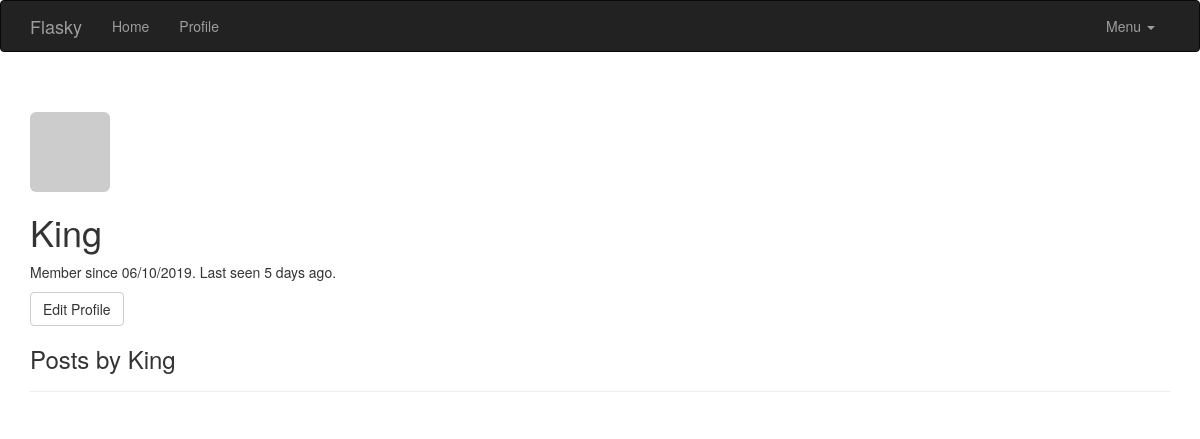
Before: /user/King (signed in) with the older database file.
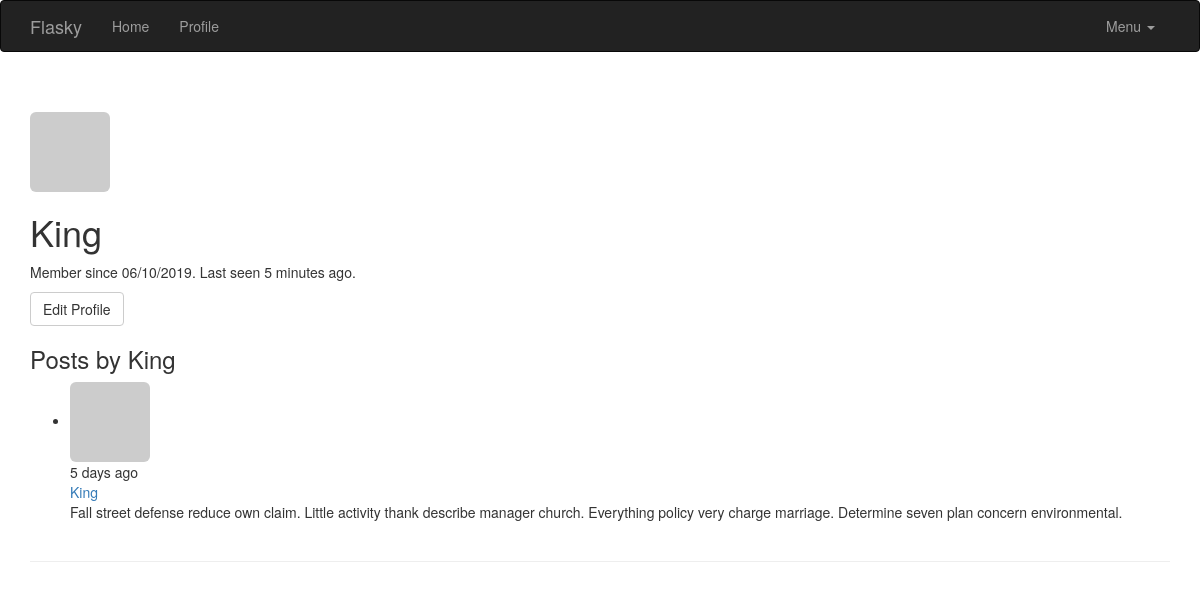
After: the same page with the newer database file.
### app/models.py (models this page shows, shortened)
class User(UserMixin,db.Model):
    __tablename__ = 'users'
    id = db.Column(db.Integer, primary_key=True)
    email = db.Column(db.String(64),unique=True,index=True)
    username = db.Column(db.String(64), unique=True, index=True)
    password_hash = db.Column(db.String(128))
    role_id = db.Column(db.Integer, db.ForeignKey('roles.id'))
    confirmed = db.Column(db.Boolean,default=False)
    posts = db.relationship('Post',backref='author',lazy='dynamic')
    name = db.Column(db.String(64))
    location = db.Column(db.String(64))
    about_me = db.Column(db.Text())
    member_since = db.Column(db.DateTime(),default=datetime.utcnow)
    last_seen = db.Column(db.DateTime(),default=datetime.utcnow)
    avatar_hash = db.Column(db.String(32))
    @property
    def password(self):
        raise AttributeError('password is not a readable attribute')
    @login_manager.user_loader
    def load_user(user_id):
        return User.query.get(int(user_id))
    def can(self,perm):
        return self.role is not None and self.role.has_permisson(perm)
    def is_administrator(self):
        return self.can(Permission.ADMIN)
    def ping(self):
        self.last_seen = datetime.utcnow()
        db.session.add(self)
        db.session.commit()
    def gravatar(self,size=100,default='identicon',rating='g'):
        if request.is_secure:
            url = 'http://secure.gravatar.com/avatar'
        else:
            url = 'http://www.gravatar.com/avatar'
        hash = self.avatar_hash or self.gravatar_hash()
        return '{url}/{hash}?s={size}&d={default}&r={rating}'.format(url=url,hash=hash,size=size,default=default,rating=rating)

class Post(db.Model):
    __tablename__ = 'posts'
    id = db.Column(db.Integer,primary_key=True)
    body = db.Column(db.Text)
    timestamp = db.Column(db.DateTime,index=True,default=datetime.utcnow)
    author_id = db.Column(db.Integer,db.ForeignKey('users.id'))

### app/main/views.py (the view)
@main.route('/user/<username>')
def user(username):
    user = User.query.filter_by(username=username).first_or_404()
    if user is None:
        abort(404)
    posts = user.posts.order_by(Post.timestamp.desc()).all()
    return render_template('user.html', user = user,posts=posts)

### app/auth/views.py (called while the page is built)
@auth.before_app_request
def before_request():
    if current_user.is_authenticated:
        current_user.ping()
        if  not current_user.confirmed \
            and request.endpoint\
            and request.blueprint != "auth" \
            and request.endpoint != 'static':
                return redirect(url_for('auth.unconfirmed'))

### app/main/__init__.py (called while the page is built)
@main.app_context_processor
def inject_permissions():
    return dict(Permission=Permission)

### app/models.py (called while the page is built)
    def has_permisson(self,perm):
        return (self.permissions & perm) == perm

### app/templates/user.html (shortened to what this page needs)
{% extends "base.html" %}
{% block page_content %}
<div class="page-header">
    <img class="img-rounded profile-thumbnail" src="{{ user.gravatar(size=256) }}">
    <div class="profile-header">
        <h1>{{ user.username }}</h1>
        <p>Member since {{ moment(user.member_since).format('L') }}. Last seen {{ moment(user.last_seen).fromNow() }}.</p>
        <p>
            {% if user == current_user %}
            <a class="btn btn-default" href="{{ url_for('.edit_profile') }}">Edit Profile</a>
            {% endif %}
        </p>
        <h3>Posts by {{ user.username }}</h3>
        {% include '_posts.html' %}
    </div>
</div>
{% endblock %}

### app/templates/base.html (shortened to what this page needs)
{% extends "bootstrap/base.html" %}
{% block head %}
{{ super() }}
{% endblock %}
{% block navbar %}
<div class="navbar navbar-inverse" role="navigation">
    <div class="container">
        <div class="navbar-header">
            <a class="navbar-brand" href="/">Flasky</a>
        </div>
        <div class="navbar-collapse collapse">
            <ul class="nav navbar-nav">
                <li><a href="/">Home</a></li>
                {% if current_user.is_authenticated %}
                <li><a href="{{ url_for('main.user', username=current_user.username) }}">Profile</a></li>
                {% endif %}
            </ul>
            <ul class="nav navbar-nav navbar-right">
            <li class="dropdown">
                <a href="#" class="dropdown-toggle" data-toggle="dropdown">
                    Menu
                    <b class="caret"></b>
                </a>
            </li>
        </ul>
        </div>
    </div>
</div>
{% endblock %}
{% block content %}
<div class="container">
    {% block page_content %}{% endblock %}
</div>
{% endblock %}

### app/templates/_posts.html
<ul class="posts">
        {% for post in posts %}
        <li class="post">
            <div class = "profile-thumbnail">
                 <a href="{{url_for('.user',username=post.author.username)}}">
                     <img class="img-rounded profile-thumbnail" src="{{post.author.gravatar(size=40)}}">
                 </a>
            </div>
            <div class="post-date">{{moment(post.timestamp).fromNow()}}</div>
            <div class="post-author">
                <a href="{{url_for('.user',username=post.author.username)}}">
                    {{post.author.username}}
                </a>
            </div>
            <div class="post-body">{{post.body}}</div>
            <br>
        </li>
        {% endfor %}
</ul>

Changed rows visible on the page:
changed User "King": last_seen "5 days ago" → "5 minutes ago"
added Post: timestamp "5 days ago", author.username "King", body "Fall street defense reduce own claim. Little activity thank describe manager church. Everything policy very charge marriage. Determine seven plan concern environmental."
